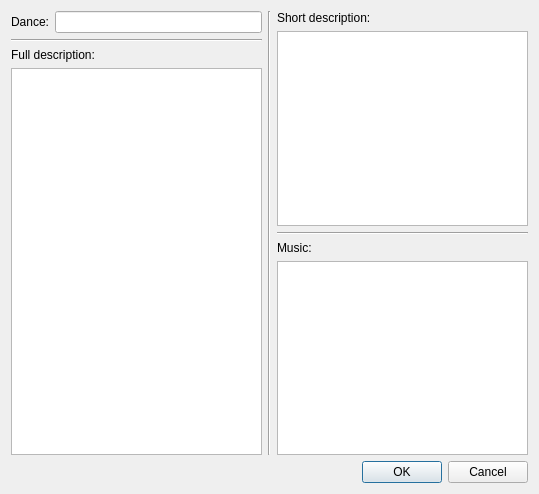
<?xml version="1.0" encoding="UTF-8"?>
<ui version="4.0">
 <class>new_dance_d</class>
 <widget class="QWidget" name="new_dance_d">
  <property name="geometry">
   <rect>
    <x>0</x>
    <y>0</y>
    <width>539</width>
    <height>494</height>
   </rect>
  </property>
  <property name="windowTitle">
   <string>Add new dance to the dictionary</string>
  </property>
  <layout class="QVBoxLayout" name="verticalLayout">
   <item>
    <layout class="QHBoxLayout" name="horizontalLayout_6">
     <item>
      <layout class="QVBoxLayout" name="verticalLayout_11">
       <item>
        <layout class="QHBoxLayout">
         <item>
          <widget class="QLabel" name="label">
           <property name="text">
            <string>Dance:</string>
           </property>
           <property name="buddy">
            <cstring>lineEdit</cstring>
           </property>
          </widget>
         </item>
         <item>
          <widget class="QLineEdit" name="lineEdit"/>
         </item>
        </layout>
       </item>
       <item>
        <widget class="Line" name="line_2">
         <property name="orientation">
          <enum>Qt::Horizontal</enum>
         </property>
        </widget>
       </item>
       <item>
        <widget class="QLabel" name="label_4">
         <property name="text">
          <string>Full description:</string>
         </property>
        </widget>
       </item>
       <item>
        <widget class="QTextEdit" name="textEdit"/>
       </item>
      </layout>
     </item>
     <item>
      <widget class="Line" name="line_3">
       <property name="orientation">
        <enum>Qt::Vertical</enum>
       </property>
      </widget>
     </item>
     <item>
      <layout class="QVBoxLayout" name="verticalLayout_9">
       <item>
        <widget class="QLabel" name="label_2">
         <property name="text">
          <string>Short description:</string>
         </property>
        </widget>
       </item>
       <item>
        <widget class="QTextEdit" name="textEdit_2"/>
       </item>
       <item>
        <widget class="Line" name="line">
         <property name="orientation">
          <enum>Qt::Horizontal</enum>
         </property>
        </widget>
       </item>
       <item>
        <widget class="QLabel" name="label_3">
         <property name="text">
          <string>Music:</string>
         </property>
        </widget>
       </item>
       <item>
        <widget class="QTextEdit" name="textEdit_3"/>
       </item>
      </layout>
     </item>
    </layout>
   </item>
   <item>
    <widget class="QDialogButtonBox" name="buttonBox">
     <property name="orientation">
      <enum>Qt::Horizontal</enum>
     </property>
     <property name="standardButtons">
      <set>QDialogButtonBox::Cancel|QDialogButtonBox::Ok</set>
     </property>
    </widget>
   </item>
  </layout>
 </widget>
 <tabstops>
  <tabstop>lineEdit</tabstop>
 </tabstops>
 <resources/>
 <connections/>
</ui>
